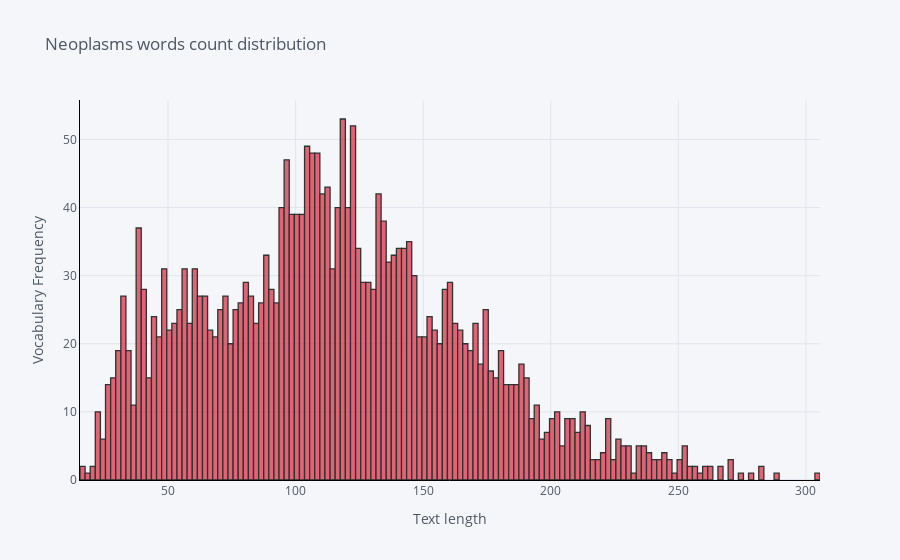

Here is the notebook cell this chart was saved with:
### Code cell
show_wordCount(df, 0, 'Neoplasms')

### Figure 1 — Plotly figure (JSON) as saved in the notebook; plotly's stock layout.template omitted (floating-point values rounded to 4 significant figures; data arrays with more than 128 entries replaced by an {"elided": "..."} marker saying what was removed)
{"data": [{"histfunc": "count", "histnorm": "", "marker": {"color": "rgba(219, 64, 82, 1.0)", "line": {"color": "#000000", "width": 1.3}}, "name": "word_count", "nbinsx": 150, "opacity": 0.8, "orientation": "v", "type": "histogram", "x": {"elided": "2530 int values"}}], "layout": {"autosize": true, "barmode": "overlay", "legend": {"bgcolor": "#F5F6F9", "font": {"color": "#4D5663"}}, "paper_bgcolor": "#F5F6F9", "plot_bgcolor": "#F5F6F9", "title": {"font": {"color": "#4D5663"}, "text": "Neoplasms words count distribution"}, "xaxis": {"autorange": true, "gridcolor": "#E1E5ED", "linecolor": "black", "range": [15.5, 305.5], "showgrid": true, "tickfont": {"color": "#4D5663"}, "title": {"font": {"color": "#4D5663"}, "text": "Text length"}, "type": "linear", "zerolinecolor": "#E1E5ED"}, "yaxis": {"autorange": true, "gridcolor": "#E1E5ED", "linecolor": "black", "range": [0, 55.79], "showgrid": true, "tickfont": {"color": "#4D5663"}, "title": {"font": {"color": "#4D5663"}, "text": "Vocabulary Frequency"}, "zerolinecolor": "#E1E5ED"}}}
